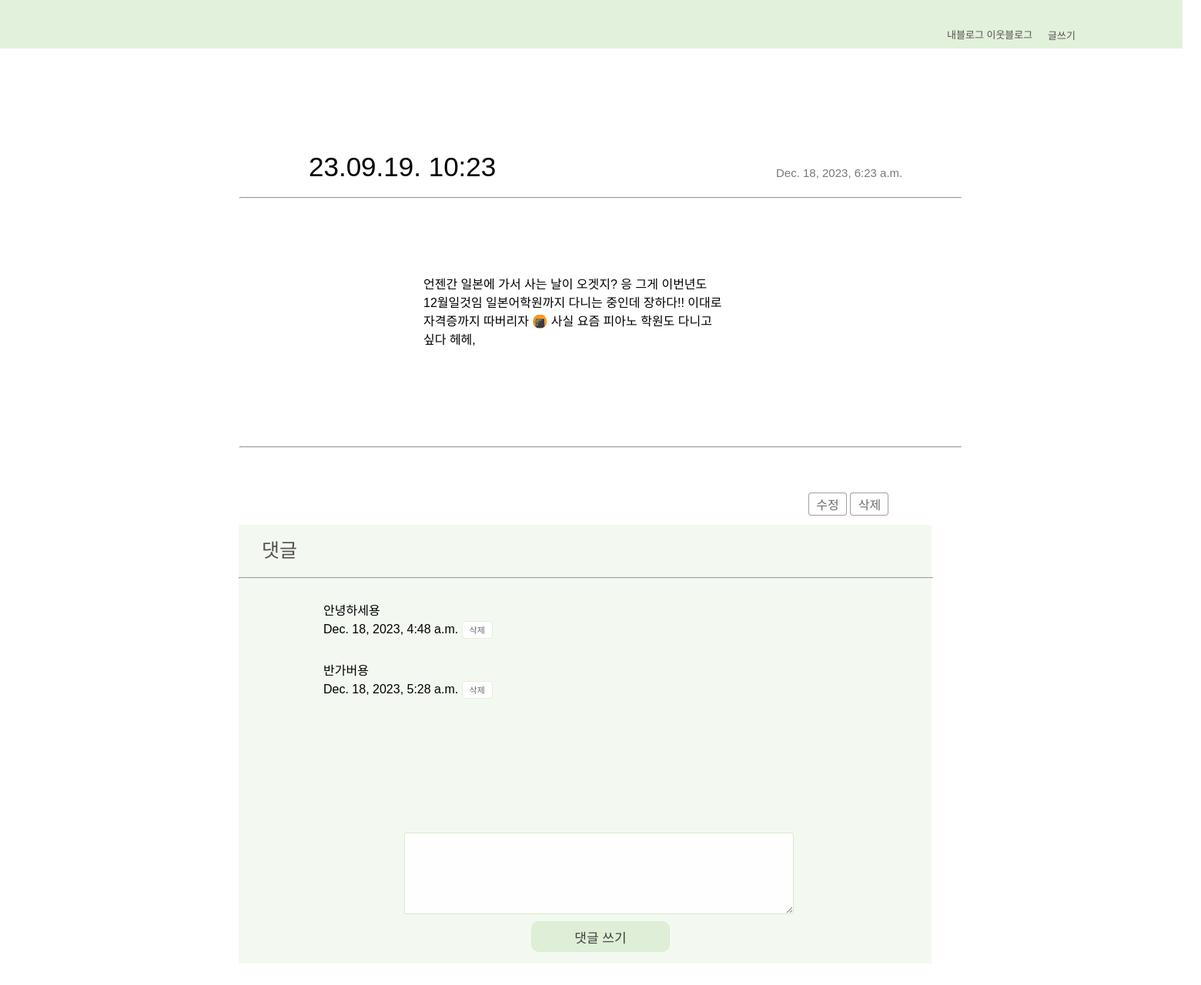
/detail/20/, run on the app's committed database.
### blogapp/models.py (models this page shows, shortened)
class Write(models.Model):
    title = models.CharField(max_length=100)  # 제목
    contents = models.TextField()  # 내용
    updated_at = models.DateTimeField(auto_now=True)  # 글 작성 시간

class Comment(models.Model):
    write = models.ForeignKey(Write, on_delete=models.CASCADE)
    content = models.TextField()
    created_at = models.DateTimeField(auto_now_add=True)

### blogapp/views.py (the view)
# urls.py: path('detail/<int:write_id>/', views.detail, name='detail'),  # 'detail' 뷰에 대한 URL 패턴
def detail(request, write_id):
    my_write = get_object_or_404(Write, id=write_id)
    comments = Comment.objects.filter(write=my_write)
    if request.method == 'POST':
        comment_form = CommentForm(request.POST)
        if comment_form.is_valid():
            new_comment = comment_form.save(commit=False)
            new_comment.write = my_write
            new_comment.save()
            return redirect('detail', write_id=write_id)
    else:
        comment_form = CommentForm()
    return render(request, 'detail.html', {'my_write': my_write, 'comments': comments, 'comment_form': comment_form})

### blogapp/forms.py
class CommentForm(forms.ModelForm):
    class Meta:
        model = Comment
        fields = ['content']

### blogapp/templates/detail.html (shortened to what this page needs)
{% load static %}
<!DOCTYPE html>
<html lang="ko">
  <head>
    <link rel="stylesheet" href="{% static 'css/detail.css' %}" />
  </head>
  <body>
    <div class="header">
      <a href="{% url 'index' %}"> 내블로그 이웃블로그</a>
      <div class="create">
        <a href="{% url 'create' %}">글쓰기</a>
      </div>
    </div>
    <div class="wtitle">{{my_write.title}}</div>
    <div class="date">{{my_write.updated_at}}</div>
    <div class = "update">
      <button class = "upde"><a href="{% url 'update' write_id=my_write.id %}">수정</a></button>
    <button class = "upde"><a href="{% url 'delete' write_id=my_write.id %}"> 삭제</a></button>
    </div>
    <br />
    <hr style="border: 0.1px color= #6765657c;;" width="60%" />
    <div class="contents">{{my_write.contents}}</div>
    <br />
    <hr style="border: 0.3px color= #767272" width="60%" />
    <div class ="comment">
      <div class="eotrmf">댓글</div>
      <hr style="border: 0.3px color= #767272" width="100%" />
      {% for comment in comments %}
      <p>
        <div class="cc">
        {{ comment.content }} <br> {{ comment.created_at }}
      <button><a
          href="{% url 'delete_comment' write_id=my_write.id comment_id=comment.id %}"
          >삭제</a
        ></button>
      </div>
      </p>
      {% endfor %}
    </div>
    <div class="post">
    <form method="post" action="{% url 'detail' write_id=my_write.id %}">
      {% csrf_token %} {{ comment_form.as_p }}
      <div class="btn"><button type="submit">댓글 쓰기</button></div>
    </form>
  </div>
  </body>
</html>

### blogapp/static/css/detail.css (style rules this page uses)
* { text-decoration: none; color: #000; }
body { font-family: "Arial", sans-serif; margin: 0; padding: 0; }
.header { width: 1536px; height: 63px; background-color: rgba(214, 235, 204, 0.7); }
.header a { color: #555151; padding-top: 35px; margin-left: 1230px; font-weight: 545; font-size: 13px; line-height: normal; display: flex; text-decoration: none; }
.header .create { transform: translateX(131px) translateY(-53px); }
.wtitle { font-size: 35px; text-align: left; font-weight: 500; margin-left: 400px; margin-top: 80px; transform: translateX(1px)translateY(54px); }
.date { margin-left: 908px; color: #676565e0; transform: translateX(100px)translateY(33px); font-size: 15px; }
.contents { margin-left: 550px; word-break: keep-all; width: 400px; margin-top: 100px; margin-bottom: 100px; line-height: 1.5; }
.eotrmf { color: #555151; width: 90px; height: 30px; font-size: 25px; padding: 15px; padding-left: 30px; word-break: keep-all; }
.cc { margin:30px; margin-left: 110px; }
.update .upde { transform: translateX(1050px)translateY(440px); font-size: 16px; width: 50px; height: 30px; border: 0.2px solid rgba(123, 123, 123, 0.7); }
.comment { margin-top: 100px; margin-left: 310px; background-color: #D6EBCC4D; width: 900px; height: 400px; justify-content: center; align-items: center; line-height: 1.5; word-break: keep-all; }
button { font-size: 11px; border: 0.2px solid rgba(214, 235, 204, 0.7);; width: 40px; height: 23px; align-items: center; border-radius: 4px; background-color: rgb(255, 254, 254); }
button a { color: #6b6b6b; }
.post { width: 900px; height: 170px; background-color: #D6EBCC4D; margin-left: 310px; margin-bottom: 100px; }
textarea[name="content"] { border: 0.2px solid rgb(214, 235, 204); height: 100px; width: 500px; font-size: 13px; border-radius: 2px; background-color: rgb(255, 254, 254); margin-left: 150px; }
.btn button { background-color: rgba(214, 235, 204, 0.7); color: #3d3d3d; font-size: 17px; border: 0.2px solid rgba(214, 235, 204, 0.7); width: 180px; height: 40px; border-radius: 10px; margin-left: 380px; margin-top: 5px; }
label { color: #00000000; }
p { margin: 0px; }

### data on the page
Write: title "23.09.19. 10:23", updated_at "Dec. 18, 2023, 6:23 a.m.", contents "언젠간 일본에 가서 사는 날이 오겟지? 응 그게 이번년도 12월일것임 일본어학원까지 다니는 중인데 장하다!! 이대로 자격증까지 따버리자 🍘 사실 요즘 피아노 학원도 다니고 싶다 헤헤,"
Comment: content "안녕하세용", created_at "Dec. 18, 2023, 4:48 a.m."
Comment: content "반가버용", created_at "Dec. 18, 2023, 5:28 a.m."
